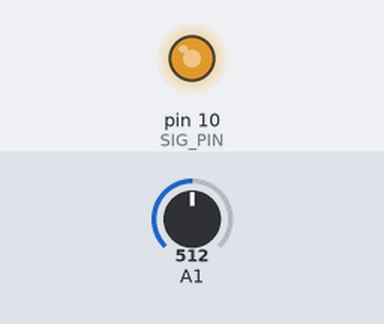
Bench run of a sketch on a simulated Arduino Uno, built with avr-gcc and run on an emulated ATmega328P. Parts: output pins drawn as LEDs (lit = HIGH). The test bench sets the inputs (shaded band); at power-on: A1 = 512.

Above: at 1.2 s.
1.3 s: A1 set to 716
At 2.5 s:
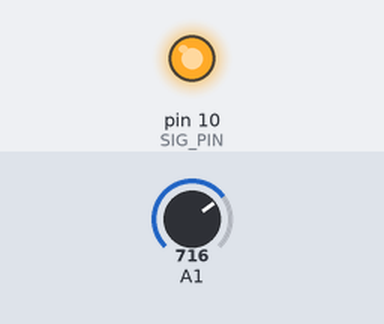
2.8 s: A1 set to 306
At 3.8 s:
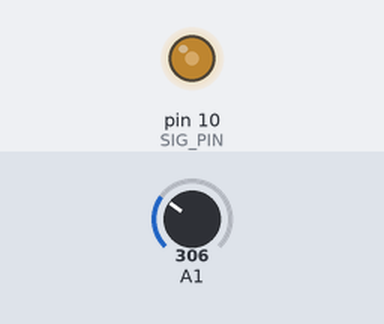
4.3 s: A1 set to 122
At 5.0 s:
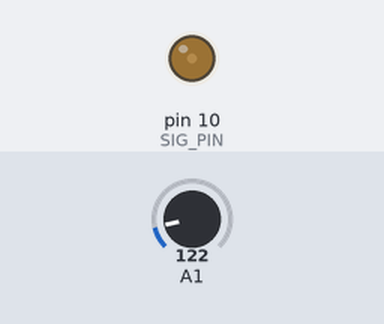
5.8 s: A1 set to 0
At 6.2 s:
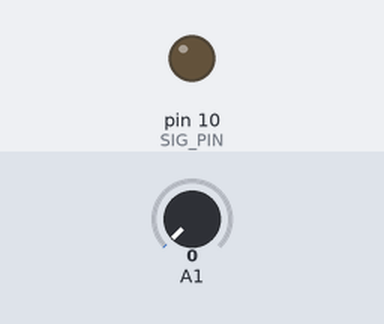
7.3 s: A1 set to 511
At 8.5 s:
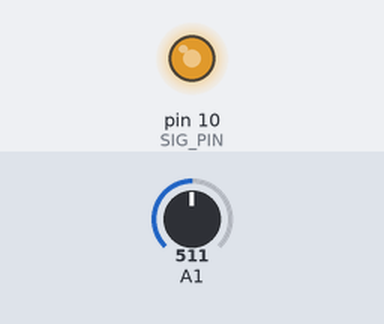
8.8 s: A1 set to 900
At 9.9 s:
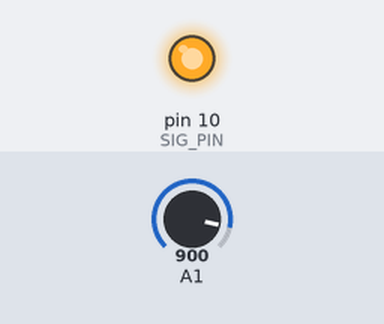
Timing chart, 0 to 11.3 s (numbered marks = the images above; inputs shaded):
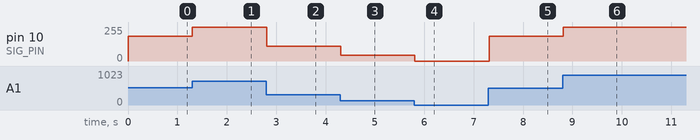

The sketch:

MKE_M06_PWM_Control.ino
```cpp
// Đặt tên cho chân kết nối Module
const int SIG_PIN = 10; // khai báo chân số 10 là chân điều khiển module MKE-M06

void setup()
{

  pinMode(SIG_PIN, OUTPUT); // cấu hình chân SIG la chân tín hiệu điều khiển module MKE-M06
}

void loop()
{
  int Analog_Data;              // khai báo biến chưa giá trị analog đọc được từ biến trở
  Analog_Data = analogRead(A1); // Đọc dữ liệu  từ chân A1

  int PWM_Data = map(Analog_Data, 0, 700, 0, 255);// Hàm map() nhận vào 5 tham số:
  // Analog_Data: Giá trị cần được chuyển đổi. Biến này có thể là một giá trị analog từ cảm biến hoặc một nguồn dữ liệu khác.

  // 0: Giá trị thấp nhất của khoảng đầu vào (input range).

  // 700: Giá trị cao nhất của khoảng đầu vào.

  // 0: Giá trị thấp nhất của khoảng đầu ra (output range).

  // 255: Giá trị cao nhất của khoảng đầu ra.

  analogWrite(SIG_PIN, PWM_Data); // ghi dữ liệu đọc được từ chân A1 vào chân tín hiệu điều khiển module MKE-M06
  delay(100);
}
```

Measured:
- after the input at 1.3 s, pin 10 (SIG_PIN): 186/255 → 255/255 at once
- after the input at 2.8 s, pin 10 (SIG_PIN): 255/255 → 111/255 at once
- after the input at 4.3 s, pin 10 (SIG_PIN): 111/255 → 44/255 at once
- after the input at 5.8 s, pin 10 (SIG_PIN): 44/255 → 0/255 at once
- after the input at 7.3 s, pin 10 (SIG_PIN): 0/255 → 186/255 at once
- after the input at 8.8 s, pin 10 (SIG_PIN): 186/255 → 255/255 at once
